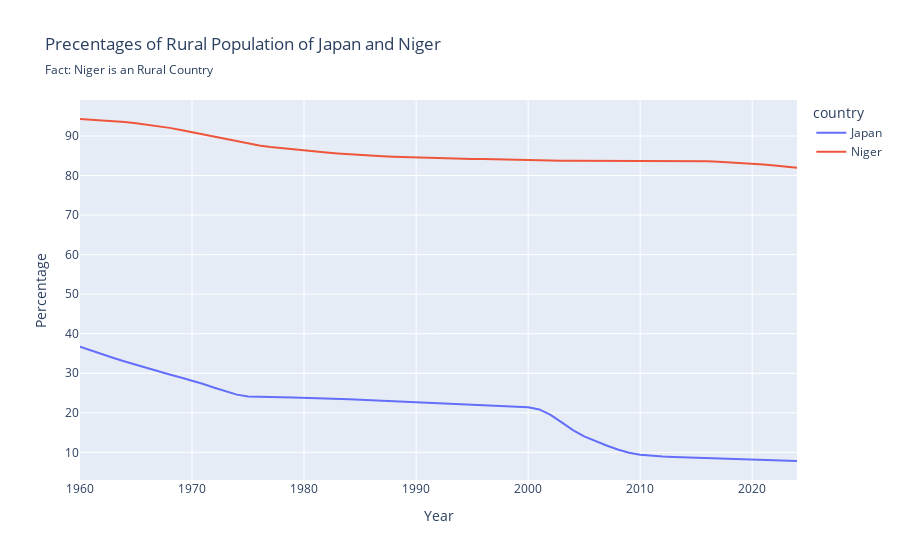

Here is the notebook cell this chart was saved with:
### Code cell
# Rural Population
variable_labels = {"SP.RUR.TOTL.ZS":"Precentages of Rural Population"}
df = wbdata.get_dataframe(variable_labels, country = countries, parse_dates=True).squeeze()

df = df.unstack('country')
df = df.sort_index()

df.plot(title="Precentages of Rural Population of Japan and Niger",
        subtitle="Fact: Niger is an Rural Country",
                       labels=dict(value="Percentage",date='Year'))
